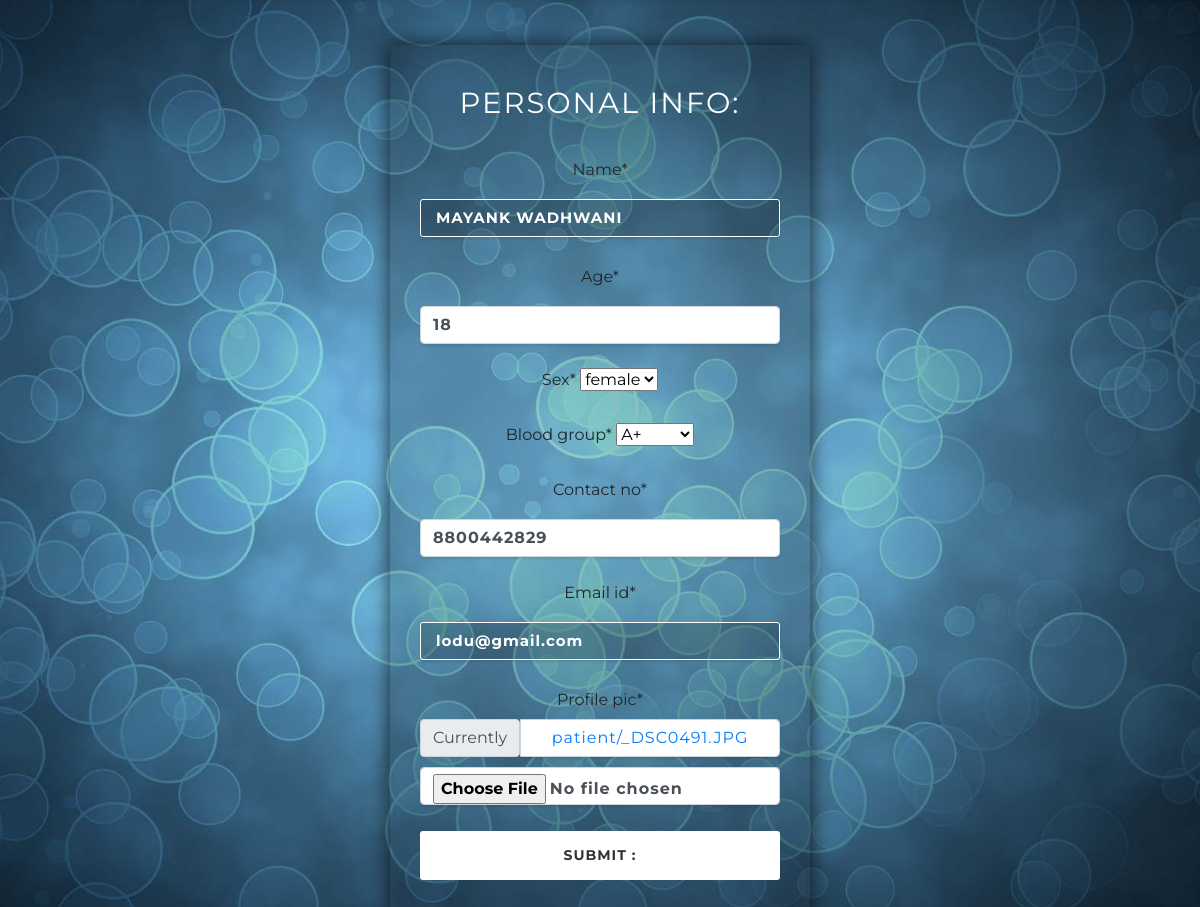
/user/updateProfile/1 (signed in), run on an earlier commit of the app's database.
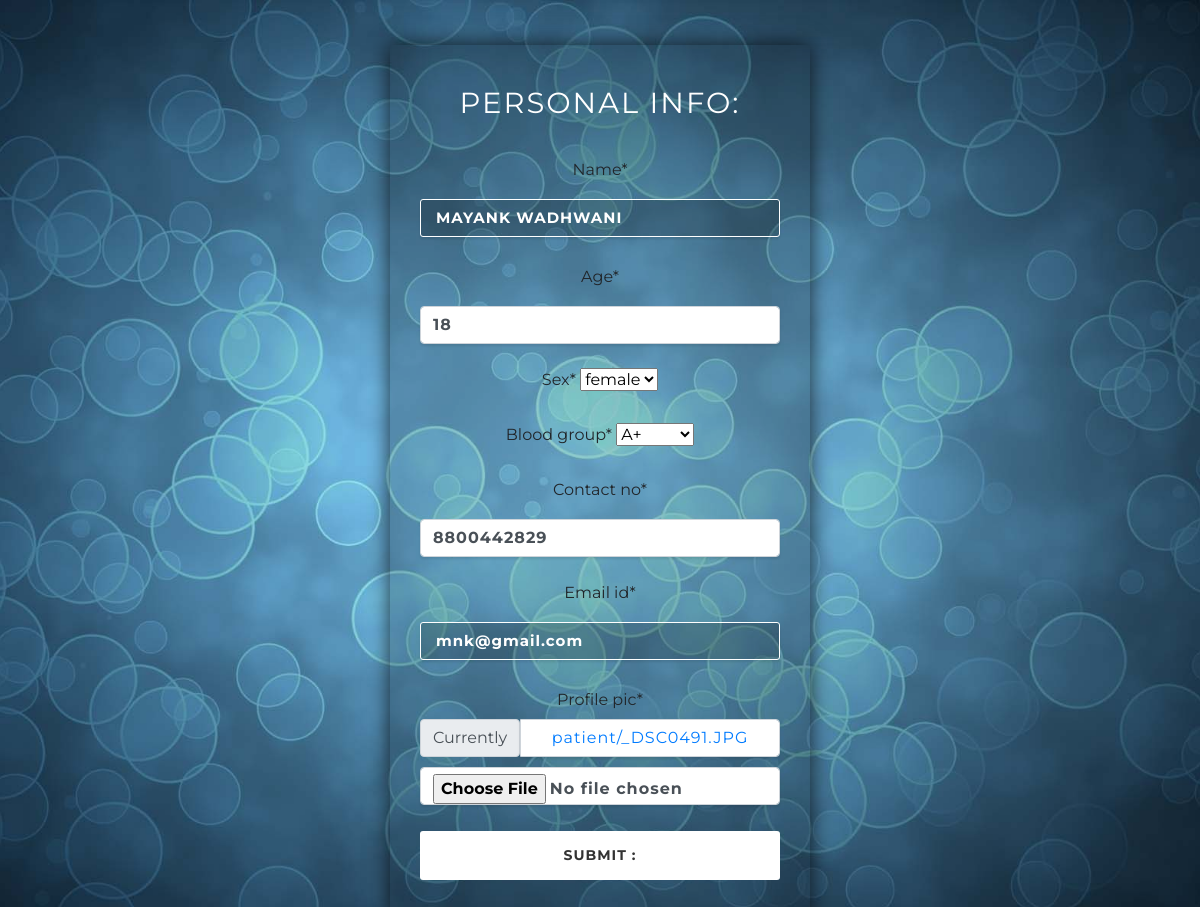
And on a later commit of the database.
### appointments/models.py (models this page shows, shortened)
class Patient (models.Model):
    user = models.OneToOneField(CustomUser, on_delete=models.CASCADE , null=True)
    profile_pic = models.ImageField(upload_to='patient/', default = 'dp.png')
    name = models.CharField(max_length = 200 , blank = False)
    age = models.IntegerField(default = 18)
    sex = models.CharField(max_length = 100 , choices = sex )
    blood_group = models.CharField(max_length=10,  choices = blood_group )
    contact_no  = models.IntegerField()
    email_id = models.CharField(max_length=50)

### appointments/views.py (the view, shortened to what this page needs)
# urls.py: path('updateProfile/<int:pk>', views.UpdateProfile , name='UpdateProfile'),
def UpdateProfile(request , pk):
    if request.user.person == 'patient':
        patient = get_object_or_404(models.Patient, pk=pk)
        form = forms.UpdatePatientDetail(instance=patient)
        if request.method == 'POST':
            form = forms.UpdatePatientDetail(instance=patient, data=request.POST)
            if form.is_valid():
                form.save()
            return HttpResponseRedirect(patient.get_absolute_url())
        return render(request, 'appointments/UpdatePatientDetail.html', {'form':form, 'patient':patient})

### appointments/forms.py
class UpdatePatientDetail(forms.ModelForm):
    class Meta:
        model = models.Patient
        fields = [
            'name',
            'age',
            'sex',
            'blood_group',
            'contact_no',
            'email_id',
            'profile_pic'
        ]

### appointments/templates/appointments/UpdatePatientDetail.html (shortened to what this page needs)
{% extends "base_generic.html" %}
{% load static %}
{% load crispy_forms_tags %}
{% block css %}
<link href="{% static 'logincss.css' %}" rel="stylesheet" type="text/css" media="all" />
{% endblock %}
{% block content %}
	<div class="main">
		<div class="main-w3l">
			<div class="w3layouts-main">
				<h2><span>Personal Info: </span></h2>
        <form action="" method="POST">
            {{ form|crispy }}
            <input type="submit" class="btn btn-success" value="Submit : ">
            <br>
        </form>
			</div>
		</div>
	</div>
{% endblock %}

What changed in the data, as far as the page shows it:
changed Patient "MAYANK WADHWANI": email_id "lodu@gmail.com" → "mnk@gmail.com"
